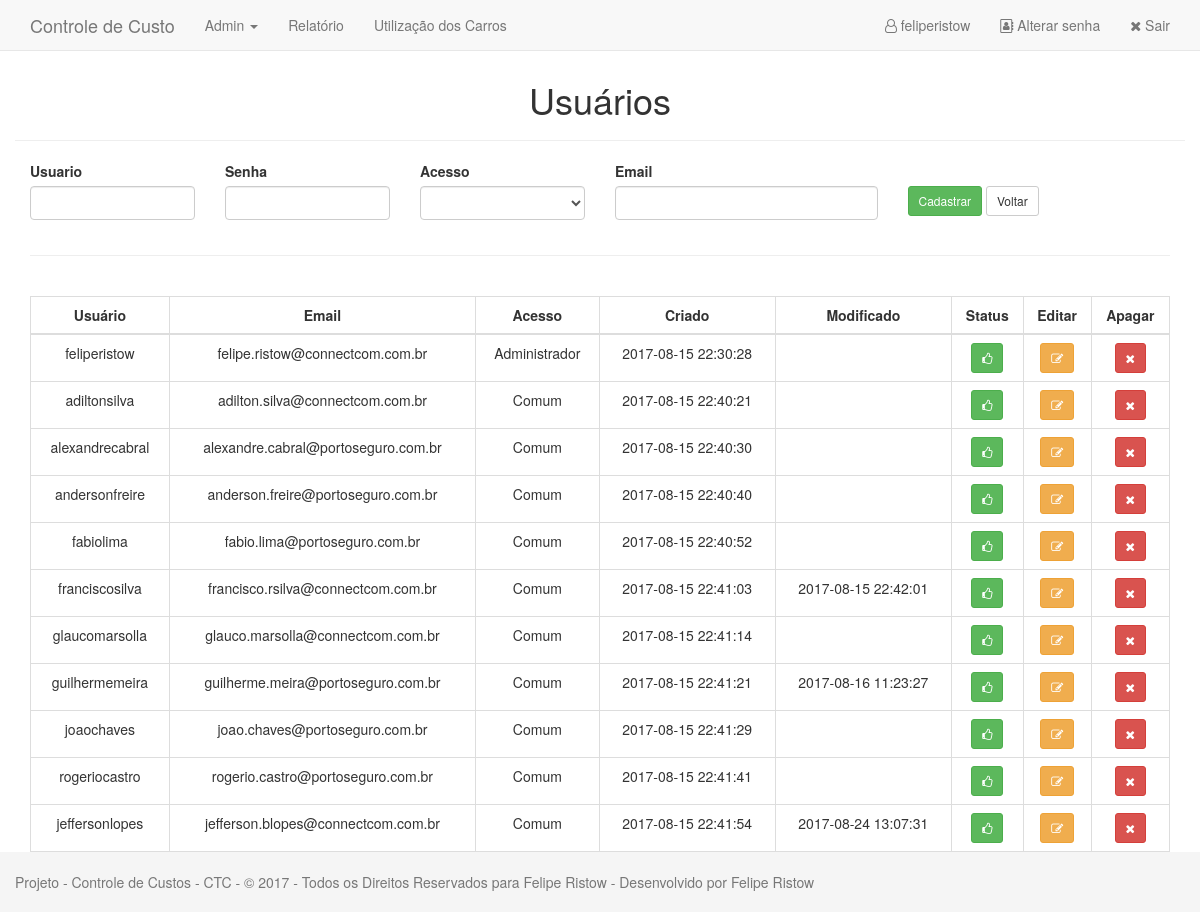
/usuarios.php (signed in), run on the app's committed database.
### tables this page shows
CREATE TABLE IF NOT EXISTS `usuarios` (
  `id` int(11) NOT NULL AUTO_INCREMENT,
  `level` int(11) NOT NULL,
  `email` varchar(255) NOT NULL,
  `usuario` varchar(255) NOT NULL,
  `senha` varchar(255) NOT NULL,
  `status` varchar(255) NOT NULL,
  `criado` datetime NOT NULL DEFAULT CURRENT_TIMESTAMP,
  `modificado` datetime DEFAULT NULL,
  PRIMARY KEY (`id`)
);

CREATE TABLE IF NOT EXISTS `nivel_acesso` (
  `id` int(11) NOT NULL,
  `nivel` varchar(255) NOT NULL
);

### dao/UsuarioDAO.php (the view, shortened to what this page needs)
<?php
class UsuarioDAO {
    public function getSelect($conn){
        $query = mysqli_query($conn, "SELECT * FROM usuarios");
        echo "<table class='table table-bordered text-center'>";
        echo "<thead>";
        echo "<tr>";
        echo "<td><b>Usuário</b></td>";
        echo "<td><b>Email</b></td>";
        echo "<td><b>Acesso</b></td>";
        echo "<td><b>Criado</b></td>";
        echo "<td><b>Modificado</b></td>";
        echo "<td><b>Status</b></td>";
        echo "<td><b>Editar</b></td>";
        echo "<td><b>Apagar</b></td>";
        echo "</tr>";
        echo "</thead>";
        echo "<tbody>";
        while($rows = mysqli_fetch_array($query)){
            echo "<tr>";
            echo "<td>" . $rows['usuario'] . "</td>";
            echo "<td>" . $rows['email'] . "</td>";
            $level = $rows['level'];
            $acesso = mysqli_query($conn, "SELECT * FROM nivel_acesso WHERE id = $level");
            while($linha = mysqli_fetch_array($acesso)){
                echo "<td>" . $linha['nivel'] . "</td>";
            }
            echo "<td>" . $rows['criado'] . "</td>";
            echo "<td>" . $rows['modificado'] . "</td>";
            if($rows['status'] == 'Ativo'){
                echo "<td> <a class='btn btn-sm btn-success' href='statususuario.php?id=" . $rows['id'] . "'><i class='fa fa-thumbs-o-up' aria-hidden='true'></i></a>";
            } else {
                echo "<td> <a class='btn btn-sm btn-danger' href='statususuario.php?id=" . $rows['id'] . "'><i class='fa fa-thumbs-o-down' aria-hidden='true'></i></a>";
            }
            echo "<td> <class='btn btn-sm btn-";
            echo "<td> <a class='btn btn-sm btn-warning' href='editarusuario.php?id=" . $rows['id'] . "'><i class='fa fa-pencil-square-o' aria-hidden='true'></i></a>";
            echo "<td> <a class='btn btn-sm btn-danger' href='apagarusuario.php?id=" . $rows['id'] . "'><i class='fa fa-times' aria-hidden='true'></i></a>";
            echo "</tr>";
        }
        echo "</tbody>";
        echo "</table>";
    }
}

### css/sticky-footer.css (style rules this page uses)
html { position: relative; min-height: 100%; }
body { margin-bottom: 60px; }

### data on the page
usuarios: usuario "feliperistow", email "felipe.ristow@connectcom.com.br", criado "2017-08-15 22:30:28"
nivel_acesso: nivel "Administrador"
usuarios: usuario "adiltonsilva", email "adilton.silva@connectcom.com.br", criado "2017-08-15 22:40:21"
nivel_acesso: nivel "Comum"
usuarios: usuario "alexandrecabral", email "alexandre.cabral@portoseguro.com.br", criado "2017-08-15 22:40:30"
usuarios: usuario "andersonfreire", email "anderson.freire@portoseguro.com.br", criado "2017-08-15 22:40:40"
usuarios: usuario "fabiolima", email "fabio.lima@portoseguro.com.br", criado "2017-08-15 22:40:52"
usuarios: usuario "franciscosilva", email "francisco.rsilva@connectcom.com.br", criado "2017-08-15 22:41:03", modificado "2017-08-15 22:42:01"
usuarios: usuario "glaucomarsolla", email "glauco.marsolla@connectcom.com.br", criado "2017-08-15 22:41:14"
usuarios: usuario "guilhermemeira", email "guilherme.meira@portoseguro.com.br", criado "2017-08-15 22:41:21", modificado "2017-08-16 11:23:27"
usuarios: usuario "joaochaves", email "joao.chaves@portoseguro.com.br", criado "2017-08-15 22:41:29"
usuarios: usuario "rogeriocastro", email "rogerio.castro@portoseguro.com.br", criado "2017-08-15 22:41:41"
usuarios: usuario "jeffersonlopes", email "jefferson.blopes@connectcom.com.br", criado "2017-08-15 22:41:54", modificado "2017-08-24 13:07:31"

### other printed values
$_SESSION['nomeusuario'] "feliperistow"
